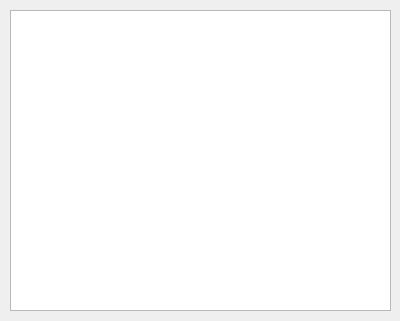
<?xml version="1.0" encoding="UTF-8"?>
<ui version="4.0">
 <class>Dialog</class>
 <widget class="QDialog" name="Dialog">
  <property name="geometry">
   <rect>
    <x>0</x>
    <y>0</y>
    <width>400</width>
    <height>321</height>
   </rect>
  </property>
  <property name="windowTitle">
   <string>Dialog</string>
  </property>
  <widget class="QTextEdit" name="textEdit">
   <property name="geometry">
    <rect>
     <x>10</x>
     <y>10</y>
     <width>381</width>
     <height>301</height>
    </rect>
   </property>
  </widget>
 </widget>
 <resources/>
 <connections/>
</ui>
